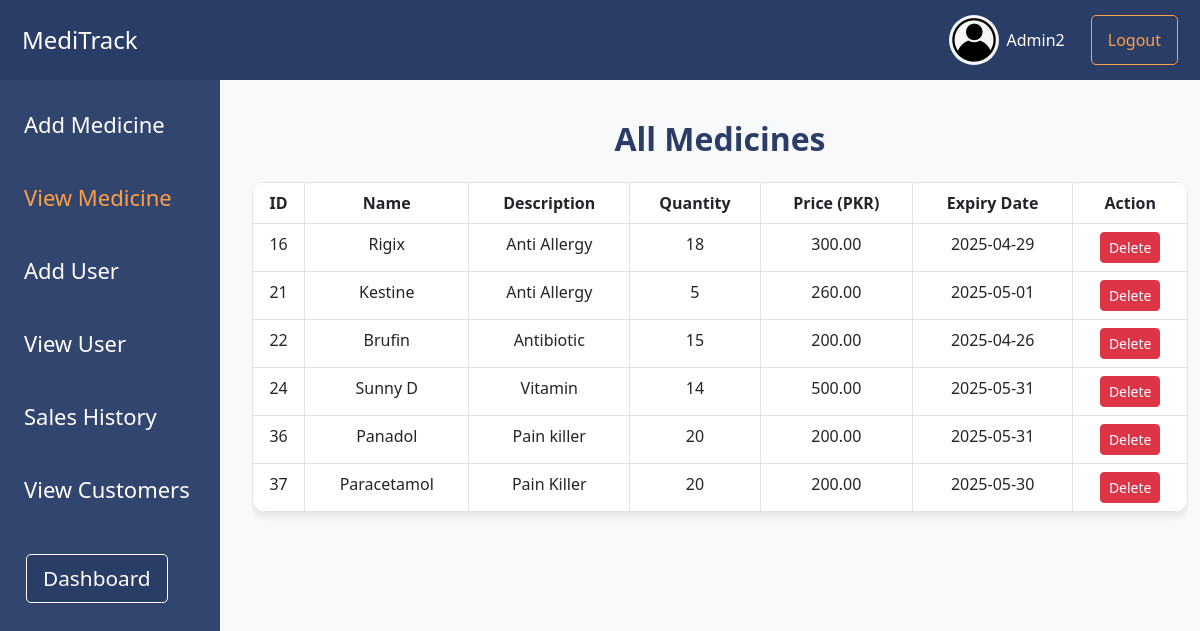
/Files/view_medicines.php (signed in), run on the app's committed database.
### tables this page shows
CREATE TABLE `medicines` (
  `id` int(11) NOT NULL,
  `name` varchar(100) DEFAULT NULL,
  `description` text DEFAULT NULL,
  `quantity` int(11) DEFAULT NULL,
  `expiry_date` date DEFAULT NULL,
  `price` decimal(10,2) DEFAULT NULL
);

### Files/Database.php (called while the page is built, shortened)
<?php
class Database {
    private $conn;
    private static $instance = null;
    private function __construct() {
        $this->conn = new mysqli("localhost", "root", "", "medicine_inventory");
        $this->conn->set_charset("utf8mb4");
    }
    public static function getInstance() {
        if (self::$instance === null) {
            self::$instance = new self();
        }
        return self::$instance;
    }
    public function query($sql, $types = "", $params = []) {
        $stmt = $this->conn->prepare($sql);
        if (!empty($params)) {
            $stmt->bind_param($types, ...$params);
        }
        $stmt->execute();
        return $stmt;
    }
    public function select($sql, $types = "", $params = []) {
        $stmt = $this->query($sql, $types, $params);
        $result = $stmt->get_result();
        $data = [];
        while ($row = $result->fetch_assoc()) {
            $data[] = $row;
        }
        return $data;
    }
}
?>

### Files/SessionManager.php (called while the page is built, shortened)
<?php
class SessionManager {
    private static $instance = null;
    private function __construct() {
        if (!isset($_SESSION['last_regeneration'])) {
            $this->regenerateSession();
        } else {
            $interval = 30 * 60;
        }
    }
    public static function getInstance() {
        if (self::$instance === null) {
            self::$instance = new self();
        }
        return self::$instance;
    }
    private function validateSession() {
        $user_agent = $_SERVER['HTTP_USER_AGENT'] ?? '';
        $ip_address = $_SERVER['REMOTE_ADDR'] ?? '';
        $current_fingerprint = hash('sha256', $user_agent . $ip_address);
    }
    public function getUsername() {
        return $_SESSION['admin'] ?? null;
    }
}
?>

### Files/view_medicines.php (the view, shortened to what this page needs)
<?php
require_once 'SessionManager.php';
require_once 'Database.php';
$session = SessionManager::getInstance();
$db = Database::getInstance();
$conn = $db->getConnection();
$username = $session->getUsername();
$result = $db->select("SELECT username, profile_picture FROM admin WHERE username = ?", "s", [$username]);
$user = $result[0];
$adminName = $user['username'];
$profilePic = $user['profile_picture'];
$defaultProfilePic = 'profile1.webp';
$result = $conn->query("SELECT * FROM medicines");
?>
<!DOCTYPE html>
<html lang="en">
<head>
  <link href="https://cdn.jsdelivr.net/npm/bootstrap@5.3.0/dist/css/bootstrap.min.css" rel="stylesheet">
</head>
<body>
<nav class="navbar navbar-expand-lg navbar-dark">
  <div class="container-fluid">
    <a class="navbar-brand" href="admin_dashboard.php">MediTrack</a>
    <div class="d-flex">
      <div class="me-3 text-white d-flex align-items-center">
        <img src="<?php echo $profilePic ? $profilePic : $defaultProfilePic; ?>" alt="Admin Profile" class="profile-img me-2"
             onerror="this.onerror=null; this.src='<?php echo $defaultProfilePic; ?>';">
        <span><?php echo $adminName; ?></span>
      </div>
      <button class="logout-btn" onclick="window.location.href='logout.php'">Logout</button>
    </div>
  </div>
</nav>
<nav class="sidebar navbar navbar-expand-lg p-3">
  <ul class="navbar-nav flex-column w-100">
    <?php if ($_SESSION['role'] == 'admin'): ?>
      <li class="nav-item mb-3">
        <a class="nav-link" href="add_medicine.php">Add Medicine</a>
      </li>
      <li class="nav-item mb-3">
        <a class="nav-link active disabled" aria-disabled="true" href="view_medicines.php">View Medicine</a>
      </li>
      <li class="nav-item mb-3">
        <a class="nav-link" href="add_user.php">Add User</a>
      </li>
      <li class="nav-item mb-3">
        <a class="nav-link" href="view_users.php">View User</a>
      </li>
      <li class="nav-item mb-3">
        <a class="nav-link" href="sales_history.php">Sales History</a>
      </li>
      <li class="nav-item mb-3">
        <a class="nav-link" href="view_customers.php">View Customers</a>
      </li>
    <?php endif; ?>
  </ul>
  <button class="dashboard-btn" onclick="window.location.href='<?php echo ($_SESSION['role'] == 'cashier') ? 'cashier_dashboard.php' : 'admin_dashboard.php'; ?>'">Dashboard</button>
</nav>
<div class="container main-content" style="padding-top: 120px;">
  <h2 class="text-center mb-4 fw-bold">All Medicines</h2>
  <div class="table-responsive">
    <table class="table table-bordered">
      <thead class="text-center">
        <tr>
          <th>ID</th>
          <th>Name</th>
          <th>Description</th>
          <th>Quantity</th>
          <th>Price (PKR)</th>
          <th>Expiry Date</th>
          <th>Action</th>
        </tr>
      </thead>
      <tbody class="text-center">
        <?php while ($row = $result->fetch_assoc()): ?>
          <tr>
            <td><?php echo $row['id']; ?></td>
            <td><?php echo htmlspecialchars($row['name']); ?></td>
            <td><?php echo htmlspecialchars($row['description']); ?></td>
            <td><?php echo $row['quantity']; ?></td>
            <td><?php echo number_format($row['price'], 2); ?></td>
            <td><?php echo $row['expiry_date']; ?></td>
            <td>
              <?php if ($_SESSION['role'] === 'admin'): ?>
                <a href="view_medicines.php?delete_id=<?php echo $row['id']; ?>" class="btn btn-danger btn-sm"
                   onclick="return confirm('Are you sure you want to delete this medicine?');">
                  Delete
                </a>
              <?php else: ?>
                <span class="text-muted">N/A</span>
              <?php endif; ?>
            </td>
          </tr>
        <?php endwhile; ?>
      </tbody>
    </table>
  </div>
</div>
</body>
</html>

### Files/view_medicines.php (style rules this page uses)
body { background-color: #f8f9fa; }
.navbar { background-color: #2A3D66; height: 80px; position: fixed; top: 0; width: 100%; z-index: 1050; }
body, html { overflow-x: hidden; }
.navbar-brand { color: white !important; font-size: 1.5rem; margin-left: 10px; }
.nav-link { color: white !important; }
.profile-img { width: 50px; height: 50px; border-radius: 50%; }
.logout-btn { color: #FF9F45; background-color: #2A3D66; border: 1px solid #FF9F45; border-radius: 5px; font-size: 1rem; padding: 8px 16px; margin-left: 10px; transition: all 0.3s ease; font-weight: 500; margin-right: 10px; }
.dashboard-btn { color: #FFFFFF; background-color: #2A3D66; border: 1px solid #FFFFFF; border-radius: 5px; font-size: 1.3rem; padding: 8px 16px; margin-left: 10px; transition: all 0.3s ease; font-weight: 500; margin-right: 10px; margin-top: 20px; }
table { background: #ffffff; border-radius: 15px; overflow: hidden; box-shadow: 0 4px 8px rgba(0,0,0,0.1); }
th { background-color: #2A3D66; color: white; }
h2 { color: #2A3D66; }
.navbar-nav .nav-link.active { color: #FF9F45 !important; }
.navbar-nav .nav-link { font-size: 23px; font-weight: 500; }
.navbar-nav .nav-link.disabled { color: #FF9F45 !important; opacity: 1; }
.sidebar { background-color: rgb(50, 69, 111); position: fixed; top: 80px; left: 0; width: 220px; height: calc(100vh - 80px); overflow-y: auto; padding-top: 1rem; z-index: 1030; display: flex; flex-direction: column; align-items: flex-start; }
.sidebar .nav-link { color: white !important; font-size: 22px; font-weight: 500; padding: 12px 20px; border-radius: 8px; transition: background-color 0.3s ease; }
.sidebar .nav-link.active, .sidebar .nav-link.disabled { color: #FF9F45 !important; background-color: transparent; opacity: 1; pointer-events: none; }
.main-content { margin-left: 240px; max-width: calc(100% - 240px); overflow-x: hidden; }

### data on the page
medicines: id "16", name "Rigix", description "Anti Allergy", quantity "18", price "300.00", expiry_date "2025-04-29"
medicines: id "21", name "Kestine", description "Anti Allergy", quantity "5", price "260.00", expiry_date "2025-05-01"
medicines: id "22", name "Brufin", description "Antibiotic", quantity "15", price "200.00", expiry_date "2025-04-26"
medicines: id "24", name "Sunny D", description "Vitamin", quantity "14", price "500.00", expiry_date "2025-05-31"
medicines: id "36", name "Panadol", description "Pain killer", quantity "20", price "200.00", expiry_date "2025-05-31"
medicines: id "37", name "Paracetamol", description "Pain Killer", quantity "20", price "200.00", expiry_date "2025-05-30"

### other printed values
$adminName "Admin2"
